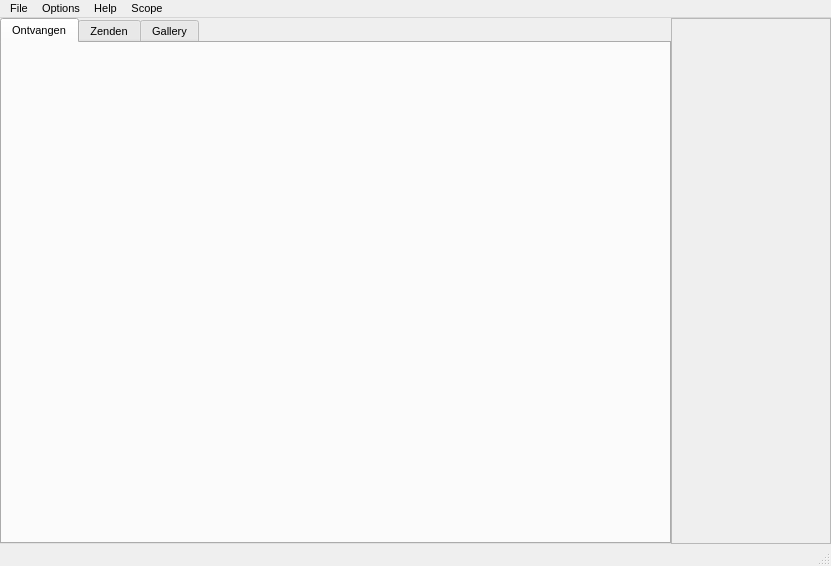
<?xml version="1.0" encoding="UTF-8"?>
<ui version="4.0">
 <class>MainWindow</class>
 <widget class="QMainWindow" name="MainWindow">
  <property name="geometry">
   <rect>
    <x>0</x>
    <y>0</y>
    <width>831</width>
    <height>566</height>
   </rect>
  </property>
  <property name="font">
   <font>
    <pointsize>8</pointsize>
    <italic>false</italic>
    <bold>false</bold>
   </font>
  </property>
  <property name="windowTitle">
   <string>MainWindow</string>
  </property>
  <property name="tabShape">
   <enum>QTabWidget::Rounded</enum>
  </property>
  <widget class="QWidget" name="centralwidget">
   <layout class="QHBoxLayout" name="horizontalLayout">
    <property name="spacing">
     <number>0</number>
    </property>
    <property name="leftMargin">
     <number>0</number>
    </property>
    <property name="topMargin">
     <number>0</number>
    </property>
    <property name="rightMargin">
     <number>0</number>
    </property>
    <property name="bottomMargin">
     <number>0</number>
    </property>
    <item>
     <widget class="QTabWidget" name="maintabWidget">
      <property name="font">
       <font>
        <pointsize>8</pointsize>
        <italic>false</italic>
        <bold>false</bold>
       </font>
      </property>
      <property name="tabShape">
       <enum>QTabWidget::Rounded</enum>
      </property>
      <property name="currentIndex">
       <number>0</number>
      </property>
      <widget class="QWidget" name="rxTab">
       <property name="font">
        <font>
         <pointsize>8</pointsize>
         <italic>false</italic>
         <bold>false</bold>
        </font>
       </property>
       <attribute name="title">
        <string>Ontvangen</string>
       </attribute>
       <layout class="QVBoxLayout" name="verticalLayout_2">
        <property name="spacing">
         <number>1</number>
        </property>
        <property name="leftMargin">
         <number>1</number>
        </property>
        <property name="topMargin">
         <number>1</number>
        </property>
        <property name="rightMargin">
         <number>1</number>
        </property>
        <property name="bottomMargin">
         <number>1</number>
        </property>
        <item>
         <widget class="rxWidget" name="rxWindow" native="true"/>
        </item>
       </layout>
      </widget>
      <widget class="QWidget" name="txTab">
       <attribute name="title">
        <string>Zenden</string>
       </attribute>
       <layout class="QVBoxLayout" name="verticalLayout_3">
        <property name="spacing">
         <number>1</number>
        </property>
        <property name="leftMargin">
         <number>1</number>
        </property>
        <property name="topMargin">
         <number>1</number>
        </property>
        <property name="rightMargin">
         <number>1</number>
        </property>
        <property name="bottomMargin">
         <number>1</number>
        </property>
        <item>
         <widget class="txWidget" name="txWindow" native="true"/>
        </item>
       </layout>
      </widget>
      <widget class="QWidget" name="galleryTab">
       <attribute name="title">
        <string>Gallery</string>
       </attribute>
       <layout class="QVBoxLayout" name="verticalLayout_4">
        <property name="spacing">
         <number>1</number>
        </property>
        <property name="leftMargin">
         <number>1</number>
        </property>
        <property name="topMargin">
         <number>1</number>
        </property>
        <property name="rightMargin">
         <number>1</number>
        </property>
        <property name="bottomMargin">
         <number>1</number>
        </property>
        <item>
         <widget class="galleryWidget" name="galleryWindow" native="true"/>
        </item>
       </layout>
      </widget>
     </widget>
    </item>
    <item>
     <widget class="spectrumWidget" name="spectrumFrame">
      <property name="sizePolicy">
       <sizepolicy hsizetype="Fixed" vsizetype="Preferred">
        <horstretch>0</horstretch>
        <verstretch>0</verstretch>
       </sizepolicy>
      </property>
      <property name="minimumSize">
       <size>
        <width>160</width>
        <height>0</height>
       </size>
      </property>
      <property name="maximumSize">
       <size>
        <width>180</width>
        <height>16777215</height>
       </size>
      </property>
      <property name="frameShape">
       <enum>QFrame::StyledPanel</enum>
      </property>
      <property name="frameShadow">
       <enum>QFrame::Raised</enum>
      </property>
     </widget>
    </item>
   </layout>
  </widget>
  <widget class="QMenuBar" name="menubar">
   <property name="geometry">
    <rect>
     <x>0</x>
     <y>0</y>
     <width>831</width>
     <height>18</height>
    </rect>
   </property>
   <property name="font">
    <font>
     <pointsize>8</pointsize>
     <italic>false</italic>
     <bold>false</bold>
    </font>
   </property>
   <widget class="QMenu" name="menuFile">
    <property name="title">
     <string>File</string>
    </property>
    <addaction name="actionSaveWaterfallImage"/>
    <addaction name="separator"/>
    <addaction name="actionExit"/>
    <addaction name="actionTxTestPattern"/>
   </widget>
   <widget class="QMenu" name="menuOptions">
    <property name="title">
     <string>Options</string>
    </property>
    <addaction name="actionConfigure"/>
    <addaction name="actionCalibrate"/>
    <addaction name="separator"/>
    <addaction name="actionLogSettings"/>
    <addaction name="actionResetLog"/>
    <addaction name="actionDumpSamplesPerLine"/>
   </widget>
   <widget class="QMenu" name="menuHelp">
    <property name="title">
     <string>Help</string>
    </property>
    <addaction name="actionAboutQSSTV"/>
    <addaction name="actionAboutQt"/>
    <addaction name="actionUsersGuide"/>
   </widget>
   <widget class="QMenu" name="menuScope">
    <property name="title">
     <string>Scope</string>
    </property>
    <addaction name="actionShowDataScope"/>
    <addaction name="actionShowSyncScopeNarrow"/>
    <addaction name="actionShowSyncScopeWide"/>
    <addaction name="actionScopeOffset"/>
    <addaction name="actionClearScope"/>
   </widget>
   <addaction name="menuFile"/>
   <addaction name="menuOptions"/>
   <addaction name="menuHelp"/>
   <addaction name="menuScope"/>
  </widget>
  <widget class="QStatusBar" name="statusBar">
   <property name="minimumSize">
    <size>
     <width>0</width>
     <height>0</height>
    </size>
   </property>
   <property name="maximumSize">
    <size>
     <width>16777215</width>
     <height>16777215</height>
    </size>
   </property>
  </widget>
  <action name="actionExit">
   <property name="text">
    <string>Exit</string>
   </property>
  </action>
  <action name="actionConfigure">
   <property name="text">
    <string>Configuration</string>
   </property>
  </action>
  <action name="actionDumpSamplesPerLine">
   <property name="text">
    <string>Dump Samples Per Line</string>
   </property>
  </action>
  <action name="actionCalibrate">
   <property name="text">
    <string>Calibrate</string>
   </property>
  </action>
  <action name="actionShowDataScope">
   <property name="text">
    <string>Show Data Scope</string>
   </property>
  </action>
  <action name="actionLogSettings">
   <property name="text">
    <string>Log Settings</string>
   </property>
  </action>
  <action name="actionResetLog">
   <property name="text">
    <string>Reset Log</string>
   </property>
  </action>
  <action name="actionAboutQSSTV">
   <property name="text">
    <string>About QSSTV</string>
   </property>
  </action>
  <action name="actionAboutQt">
   <property name="text">
    <string>About Qt</string>
   </property>
  </action>
  <action name="actionUsersGuide">
   <property name="text">
    <string>Users Guide</string>
   </property>
  </action>
  <action name="actionShowSyncScopeNarrow">
   <property name="text">
    <string>Show Sync Scope Narrow</string>
   </property>
  </action>
  <action name="actionScopeOffset">
   <property name="text">
    <string>Scope Offset</string>
   </property>
  </action>
  <action name="actionShowSyncScopeWide">
   <property name="text">
    <string>Show Sync Scope Wide</string>
   </property>
  </action>
  <action name="actionTxTestPattern">
   <property name="text">
    <string>TX Test Pattern</string>
   </property>
  </action>
  <action name="actionClearScope">
   <property name="text">
    <string>Clear</string>
   </property>
  </action>
  <action name="actionFullScreen">
   <property name="enabled">
    <bool>true</bool>
   </property>
   <property name="text">
    <string>&amp;Full Screen</string>
   </property>
   <property name="shortcutContext">
    <enum>Qt::WidgetShortcut</enum>
   </property>
   <property name="autoRepeat">
    <bool>false</bool>
   </property>
  </action>
  <action name="actionSaveWaterfallImage">
   <property name="text">
    <string>Save Waterfall Image</string>
   </property>
  </action>
  <action name="actionBigTransfer">
   <property name="text">
    <string>BigTransfer</string>
   </property>
  </action>
 </widget>
 <customwidgets>
  <customwidget>
   <class>rxWidget</class>
   <extends>QWidget</extends>
   <header>rxwidget.h</header>
   <container>1</container>
  </customwidget>
  <customwidget>
   <class>txWidget</class>
   <extends>QWidget</extends>
   <header>txwidget.h</header>
   <container>1</container>
  </customwidget>
  <customwidget>
   <class>galleryWidget</class>
   <extends>QWidget</extends>
   <header>gallerywidget.h</header>
   <container>1</container>
  </customwidget>
  <customwidget>
   <class>spectrumWidget</class>
   <extends>QFrame</extends>
   <header>spectrumwidget.h</header>
   <container>1</container>
  </customwidget>
 </customwidgets>
 <resources/>
 <connections/>
</ui>
